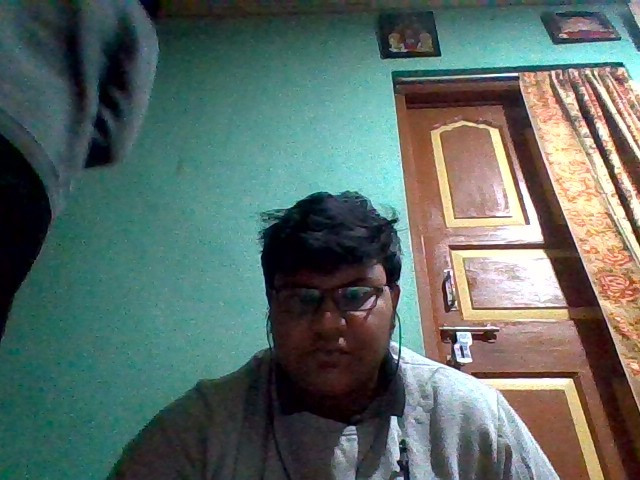
#> input picture trial3.jpg, 640 x 480 px
$ python shi_tomasi.py
#> lines starting #> are read from the running program, lines starting #| are printed output that depends on the picture; after the words box and inside, x2 and y2 are one past the last pixel; in counts of white or black regions, pixels touching at a corner belong together
import cv2
import numpy as np

img = cv2.imread('trial3.jpg')
#> img is the input picture: shape (480, 640, 3); mean B, G, R 101.8, 107, 91.6
img = cv2.resize(img, (500, 500))
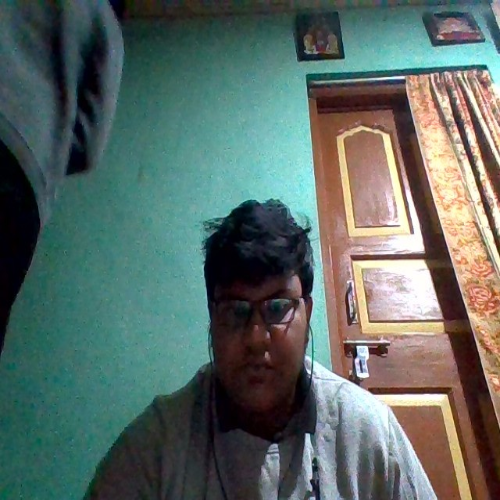
#> img: shape (500, 500, 3); mean B, G, R 101.7, 106.9, 91.5

gray = cv2.cvtColor(img, cv2.COLOR_BGR2GRAY)
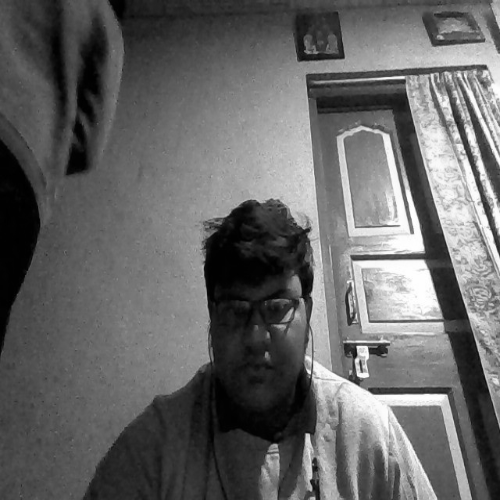
#> gray: shape (500, 500); min 0, max 255, mean 101.7

corners = cv2.goodFeaturesToTrack(gray, 10, 0.01, 10)
#> corners = [[357, 346], [309, 373], [306, 434], [487, 69], [362, 371], [367, 347], [311, 491], [350, 282], [292, 308], [412, 233]]
corners = np.int0(corners)

for one_corner in corners:
    x, y = one_corner.ravel()
    cv2.circle(img, (x, y), 6, (255, 0, 0), -1)
#> this loop made 10 passes
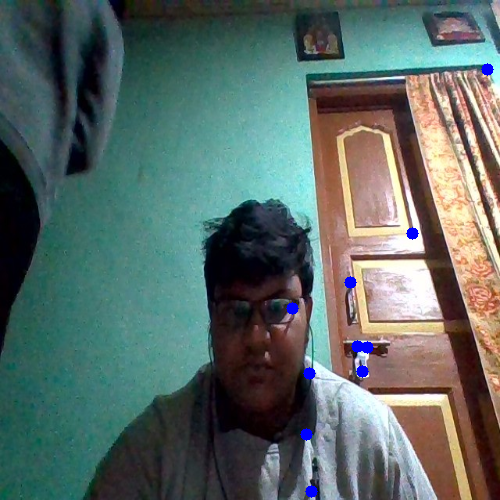
#> img: shape (500, 500, 3); 0.45% of pixels changed, all inside (x1, y1, x2, y2) = (286, 63, 494, 498)

cv2.imshow('result', img)

cv2.waitKey(0)
cv2.destroyAllWindows()
